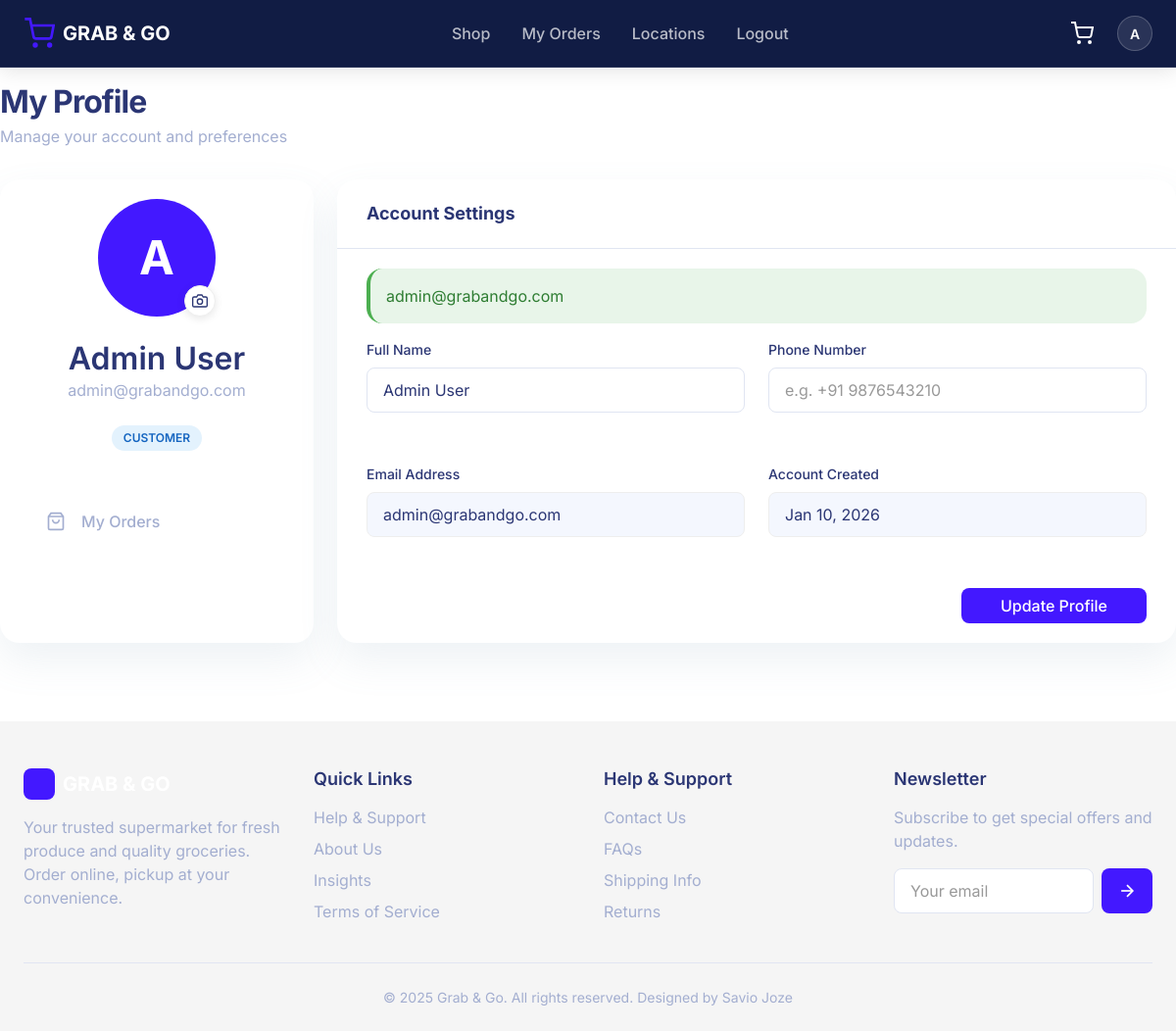
The app's page /profile/view.php (signed in) with its own data.
### tables this page shows
CREATE TABLE IF NOT EXISTS users (
    id INT PRIMARY KEY AUTO_INCREMENT,
    email VARCHAR(255) UNIQUE NOT NULL,
    password VARCHAR(255) NOT NULL,
    full_name VARCHAR(255) NOT NULL,
    phone VARCHAR(20),
    profile_picture VARCHAR(255),
    role ENUM('customer', 'admin', 'staff') DEFAULT 'customer',
    is_blocked TINYINT(1) DEFAULT 0,
    created_at TIMESTAMP DEFAULT CURRENT_TIMESTAMP,
    updated_at TIMESTAMP DEFAULT CURRENT_TIMESTAMP ON UPDATE CURRENT_TIMESTAMP,
    INDEX idx_email (email),
    INDEX idx_role (role)
);

### config.php (called while the page is built, shortened)
<?php
function is_logged_in() {
    return isset($_SESSION['user_id']);
}
function get_user_id() {
    return $_SESSION['user_id'] ?? null;
}
?>

### profile/view.php (the view, shortened to what this page needs)
<?php
$current_page = 'profile';
$extra_css = 'css/admin.css';
require_once __DIR__ . '/../config.php';
$user_id = get_user_id();
$stmt = $conn->prepare("SELECT * FROM users WHERE id = ?");
$stmt->bind_param("i", $user_id);
$stmt->execute();
$user = $stmt->get_result()->fetch_assoc();
require_once __DIR__ . '/../includes/header.php';
?>
<div class="admin-container py-xl">
    <div class="page-header">
        <div>
            <h1>My Profile</h1>
            <p class="text-secondary">Manage your account and preferences</p>
        </div>
    </div>
    <div class="dashboard-grid" style="grid-template-columns: 320px 1fr;">
        <div class="dashboard-card shadow-sm">
            <div class="card-content text-center py-xl">
                <div class="avatar-wrapper mb-lg" style="position: relative; width: 120px; height: 120px; margin: 0 auto;">
                    <?php if ($user['profile_picture']): ?>
                        <img src="../<?php echo htmlspecialchars($user['profile_picture']); ?>" alt="Profile" style="width: 100%; height: 100%; border-radius: 50%; object-fit: cover; border: 3px solid #f0f0f0;">
                    <?php else: ?>
                        <div style="width: 100%; height: 100%; border-radius: 50%; background: var(--color-primary); color: white; display: flex; align-items: center; justify-content: center; font-size: 3rem; font-weight: 700;">
                            <?php echo strtoupper(substr($user['full_name'], 0, 1)); ?>
                        </div>
                    <?php endif; ?>
                    <form id="dpForm" method="POST" enctype="multipart/form-data" style="position: absolute; bottom: 0; right: 0;">
                        <label for="profile_pic" style="background: white; width: 32px; height: 32px; border-radius: 50%; display: flex; align-items: center; justify-content: center; cursor: pointer; box-shadow: 0 2px 8px rgba(0,0,0,0.1); border: 1px solid #eee;">
                            <svg width="16" height="16" viewBox="0 0 24 24" fill="none" stroke="currentColor" stroke-width="2">
                                <path d="M23 19a2 2 0 0 1-2 2H3a2 2 0 0 1-2-2V8a2 2 0 0 1 2-2h4l2-3h6l2 3h4a2 2 0 0 1 2 2z"></path>
                                <circle cx="12" cy="13" r="4"></circle>
                            </svg>
                        </label>
                    </form>
                </div>
                <h3 class="h4 mt-lg mb-xs"><?php echo htmlspecialchars($user['full_name']); ?></h3>
                <p class="text-secondary small mb-lg"><?php echo htmlspecialchars($user['email']); ?></p>
                <div class="flex justify-center gap-sm">
                    <span class="badge" style="background: #e3f2fd; color: #1565c0; font-weight: 600; font-size: 0.75rem;">CUSTOMER</span>
                </div>
            </div>
            <div class="border-t p-lg">
                <a href="../orders/my-orders.php" class="sidebar-item" style="border-radius: var(--radius-md);">
                    <svg width="20" height="20" viewBox="0 0 24 24" fill="none" stroke="currentColor" stroke-width="2">
                        <path d="M6 2L3 6v14a2 2 0 0 0 2 2h14a2 2 0 0 0 2-2V6l-3-4Z"></path>
                        <line x1="3" y1="6" x2="21" y2="6"></line>
                        <path d="M16 10a4 4 0 0 1-8 0"></path>
                    </svg>
                    <span>My Orders</span>
                </a>
            </div>
        </div>
        <div class="dashboard-card">
            <div class="card-header">
                <h2>Account Settings</h2>
            </div>
            <div class="card-content p-lg">
                <?php if (isset($_SESSION['success'])): ?>
                    <div class="alert alert-success">
                        <?php echo $_SESSION['success']; unset($_SESSION['success']); ?>
                    </div>
                <?php endif; ?>
                <form method="POST">
                    <div class="stats-grid" style="grid-template-columns: 1fr 1fr; gap: var(--spacing-lg);">
                        <div class="form-group">
                            <label class="form-label">Full Name</label>
                            <input type="text" name="full_name" class="form-input" value="<?php echo htmlspecialchars($user['full_name']); ?>" required style="border-radius: var(--radius-sm);">
                        </div>
                        <div class="form-group">
                            <label class="form-label">Phone Number</label>
                            <input type="tel" name="phone" class="form-input" value="<?php echo htmlspecialchars($user['phone'] ?? ''); ?>" placeholder="e.g. +91 9876543210" style="border-radius: var(--radius-sm);">
                        </div>
                    </div>
                    <div class="stats-grid mt-lg" style="grid-template-columns: 1fr 1fr; gap: var(--spacing-lg);">
                        <div class="form-group">
                            <label class="form-label">Email Address</label>
                            <input type="email" class="form-input" value="<?php echo htmlspecialchars($user['email']); ?>" readonly style="background: var(--color-background); border-color: #eee; cursor: not-allowed;">
                        </div>
                        <div class="form-group">
                            <label class="form-label">Account Created</label>
                            <input type="text" class="form-input" value="<?php echo date('M d, Y', strtotime($user['created_at'])); ?>" readonly style="background: var(--color-background); border-color: #eee; cursor: not-allowed;">
                        </div>
                    </div>
                    <div class="mt-xl flex justify-end">
                        <button type="submit" class="btn btn-primary" style="padding: 10px 40px; border-radius: var(--radius-sm);">Update Profile</button>
                    </div>
                </form>
            </div>
        </div>
    </div>
</div>
<?php require_once __DIR__ . '/../includes/footer.php'; ?>

### includes/header.php (shortened to what this page needs)
<?php
require_once __DIR__ . '/../config.php';
$user_data = null;
if (is_logged_in()) {
    $user_id = get_user_id();
    $user_query = "SELECT full_name, profile_picture FROM users WHERE id = $user_id";
    $user_result = $conn->query($user_query);
    if ($user_result) {
        $user_data = $user_result->fetch_assoc();
    }
}
?>
<!DOCTYPE html>
<html lang="en">
<head>
    <link rel="stylesheet" href="<?php echo BASE_URL; ?>css/design-system.css?v=<?php echo time(); ?>">
    <link rel="stylesheet" href="<?php echo BASE_URL; ?>css/components.css?v=<?php echo time(); ?>">
    <?php if (isset($extra_css)): ?>
        <link rel="stylesheet" href="<?php echo BASE_URL . $extra_css; ?>?v=<?php echo time(); ?>">
    <?php endif; ?>
</head>
<body>
    <header class="header">
        <div class="container">
            <div class="header-main flex items-center justify-between">
                <a href="<?php echo BASE_URL; ?>products/listing.php" class="logo">
                    <svg width="32" height="32" viewBox="0 0 24 24" fill="none" stroke="currentColor" stroke-width="2" class="text-green">
                        <circle cx="9" cy="21" r="1"></circle>
                        <circle cx="20" cy="21" r="1"></circle>
                        <path d="M1 1h4l2.68 13.39a2 2 0 0 0 2 1.61h9.72a2 2 0 0 0 2-1.61L23 6H6"></path>
                    </svg>
                    <span>GRAB & GO</span>
                </a>
                <nav>
                    <ul class="nav-menu">
                        <li><a href="<?php echo BASE_URL; ?>products/listing.php" class="nav-link <?php echo ($current_page ?? '') == 'shop' ? 'active' : ''; ?>">Shop</a></li>
                        <li><a href="<?php echo BASE_URL; ?>orders/my-orders.php" class="nav-link <?php echo ($current_page ?? '') == 'my-orders' ? 'active' : ''; ?>">My Orders</a></li>
                        <li><a href="#" class="nav-link">Locations</a></li>
                        <?php if (is_logged_in()): ?>
                            <li><a href="<?php echo BASE_URL; ?>auth/logout.php" class="nav-link">Logout</a></li>
                        <?php endif; ?>
                    </ul>
                </nav>
                <div class="header-actions flex items-center gap-lg">
                    <?php if (is_logged_in()): ?>
                        <div class="cart-icon-wrapper">
                            <a href="<?php echo BASE_URL; ?>cart/cart.php">
                                <svg width="24" height="24" viewBox="0 0 24 24" fill="none" stroke="currentColor" stroke-width="2">
                                    <circle cx="9" cy="21" r="1"></circle>
                                    <circle cx="20" cy="21" r="1"></circle>
                                    <path d="M1 1h4l2.68 13.39a2 2 0 0 0 2 1.61h9.72a2 2 0 0 0 2-1.61L23 6H6"></path>
                                </svg>
                            </a>
                        </div>
                        <a href="<?php echo BASE_URL; ?>profile/view.php" class="user-profile-link">
                            <div class="user-avatar-small">
                                <?php if ($user_data && $user_data['profile_picture']): ?>
                                    <img src="<?php echo BASE_URL . $user_data['profile_picture']; ?>" alt="Profile" class="avatar-img">
                                <?php else: ?>
                                    <div class="avatar-letter">
                                        <?php echo strtoupper(substr($user_data['full_name'] ?? 'U', 0, 1)); ?>
                                    </div>
                                <?php endif; ?>
                            </div>
                        </a>
                    <?php else: ?>
                        <a href="<?php echo BASE_URL; ?>auth/login.php" class="btn btn-primary">Sign In</a>
                    <?php endif; ?>
                </div>
            </div>
        </div>
    </header>
    <main>

### css/design-system.css (style rules this page uses)
:root { --color-primary: #00D563; --color-primary-dark: #00B854; --color-primary-light: #33DE82; --color-dark-green: #1A4D2E; --color-dark-green-overlay: rgba(26, 77, 46, 0.9); --color-text-primary: #1A1A1A; --color-text-secondary: #666666; --color-text-light: #999999; --color-text-white: #FFFFFF; --color-bg-primary: #FFFFFF; --color-bg-secondary: #F5F5F5; --color-bg-light: #FAFAFA; --color-border: #E0E0E0; --color-border-light: #F0F0F0; --color-error: #FF4444; --color-success: #00D563; --color-warning: #FFA500; --color-sale-red: #FF4444; --color-sale-bg: #FFE5E5; --font-family: 'Inter', -apple-system, BlinkMacSystemFont, 'Segoe UI', sans-serif; --font-size-xs: 12px; --font-size-sm: 14px; --font-size-base: 16px; --font-size-lg: 18px; --font-size-xl: 20px; --font-size-2xl: 24px; --font-size-3xl: 32px; --font-size-4xl: 40px; --font-size-5xl: 48px; --font-weight-normal: 400; --font-weight-medium: 500; --font-weight-semibold: 600; --font-weight-bold: 700; --line-height-tight: 1.2; --line-height-normal: 1.5; --line-height-relaxed: 1.75; --spacing-xs: 4px; --spacing-sm: 8px; --spacing-md: 16px; --spacing-lg: 24px; --spacing-xl: 32px; --spacing-2xl: 48px; --spacing-3xl: 64px; --spacing-4xl: 80px; --radius-sm: 4px; --radius-md: 8px; --radius-lg: 12px; --radius-xl: 16px; --radius-full: 9999px; --shadow-sm: 0 1px 2px rgba(0, 0, 0, 0.05); --shadow-md: 0 4px 6px rgba(0, 0, 0, 0.07); --shadow-lg: 0 10px 15px rgba(0, 0, 0, 0.1); --shadow-xl: 0 20px 25px rgba(0, 0, 0, 0.15); --transition-fast: 150ms ease; --transition-base: 250ms ease; --transition-slow: 350ms ease; --z-dropdown: 1000; --z-sticky: 1020; --z-fixed: 1030; --z-modal-backdrop: 1040; --z-modal: 1050; --z-popover: 1060; --z-tooltip: 1070; }
* { margin: 0; padding: 0; box-sizing: border-box; }
html { font-size: 16px; -webkit-font-smoothing: antialiased; -moz-osx-font-smoothing: grayscale; }
body { font-family: var(--font-family); font-size: var(--font-size-base); font-weight: var(--font-weight-normal); line-height: var(--line-height-normal); color: var(--color-text-primary); background-color: var(--color-bg-primary); }
h1, h2, h3, h4, h5, h6 { font-weight: var(--font-weight-semibold); line-height: var(--line-height-tight); color: var(--color-text-primary); }
h1 { font-size: var(--font-size-5xl); }
h2 { font-size: var(--font-size-4xl); }
h3 { font-size: var(--font-size-3xl); }
.text-secondary { color: var(--color-text-secondary); }
.text-green { color: var(--color-primary); }
.container { width: 100%; max-width: 1280px; margin: 0 auto; padding: 0 var(--spacing-lg); }
.flex { display: flex; }
.items-center { align-items: center; }
.justify-center { justify-content: center; }
.justify-end { justify-content: flex-end; }
.justify-between { justify-content: space-between; }
.gap-sm { gap: var(--spacing-sm); }
.gap-lg { gap: var(--spacing-lg); }
.mt-lg { margin-top: var(--spacing-lg); }
.mt-xl { margin-top: var(--spacing-xl); }
.mb-lg { margin-bottom: var(--spacing-lg); }
.p-lg { padding: var(--spacing-lg); }
.shadow-sm { box-shadow: var(--shadow-sm); }
.text-center { text-align: center; }

### records on screen
users: full_name "A", full_name "Admin User", email "admin@grabandgo.com", created_at "Jan 10, 2026"

### other values on screen
$_SESSION['success'] "admin@grabandgo.com"
